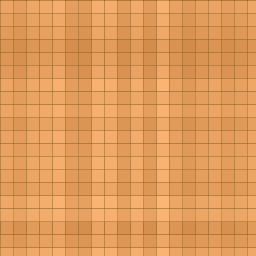
#> input picture dataset/images/raw/bamboo_cane/bamboo_cane_001.png, 256 x 256 px
$ python -i assessment_service.py   (imports and definitions only)   (older library calls are emulated)
#> lines starting #> are read from the running program, lines starting #| are printed output that depends on the picture
#> further down, picture is the input picture: shape (256, 256, 3); mean B, G, R 91.4, 155.1, 224.6
import cv2
import json
import numpy as np
from typing import Tuple
from typing import Dict, Any, List, Optional
from sqlalchemy.orm import Session
from models import Assessment, Artisan, SkillCriteria, Course, Recommendation


# Benchmark master targets for each category (scale 1.0 to 10.0)
DEFAULT_CATEGORY_BENCHMARKS = {
    "Pottery": {
        "Shape Consistency": 8.5,
        "Surface Finish": 8.0,
        "Pattern Consistency": 7.5,
        "Symmetry": 8.5,
        "Detail Quality": 8.0
    },
    "Bamboo and Cane": {
        "Shape Consistency": 8.0,
        "Surface Finish": 7.5,
        "Pattern Consistency": 9.0,
        "Symmetry": 8.0,
        "Detail Quality": 8.5
    },
    "Handloom": {
        "Shape Consistency": 8.5,
        "Surface Finish": 8.5,
        "Pattern Consistency": 9.2,
        "Symmetry": 8.8,
        "Detail Quality": 8.5
    },
    "Wood Carving": {
        "Shape Consistency": 8.2,
        "Surface Finish": 8.0,
        "Pattern Consistency": 8.5,
        "Symmetry": 8.0,
        "Detail Quality": 9.0
    }
}


def analyze_craft_image_cv(img_bgr: np.ndarray) -> Dict[str, Any]:
    """
    Computes computer vision metrics directly from the craft photograph.
    Transparently labels them as optical measurements, separate from expert judgment.
    """
    if img_bgr is None or img_bgr.size == 0:
        return {
            "cv_measured_symmetry": 7.0,
            "cv_measured_smoothness": 7.0,
            "cv_edge_detail_density": 0.25,
            "measurement_notes": "No image processed; baseline estimates applied."
        }

    h, w = img_bgr.shape[:2]
#> h = 256; w = 256
    gray = cv2.cvtColor(img_bgr, cv2.COLOR_BGR2GRAY)
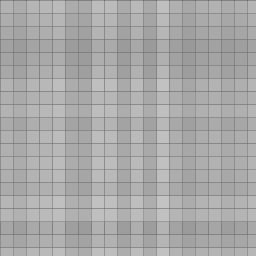
#> gray: shape (256, 256); min 105, max 195, mean 168.4

    # 1. Bilateral Symmetry Index:
    # Compare left half with flipped right half
    mid = w // 2
#> mid = 128
    left_half = gray[:, :mid]
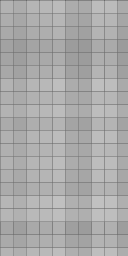
#> left_half: shape (256, 128); min 105, max 193, mean 169.4
    right_half = gray[:, mid:mid * 2] if w % 2 == 0 else gray[:, mid + 1:]
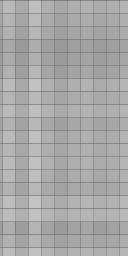
#> right_half: shape (256, 128); min 105, max 195, mean 167.4
    right_flipped = cv2.flip(right_half, 1)
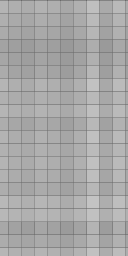
#> right_flipped: shape (256, 128); min 105, max 195, mean 167.4

    min_w = min(left_half.shape[1], right_flipped.shape[1])
#> min_w = 128
    diff = np.abs(left_half[:, :min_w].astype(float) - right_flipped[:, :min_w].astype(float))
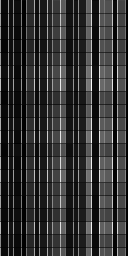
#> diff: shape (256, 128) float64; min 0, max 53, mean 11.2; drawn with min black and max white
    mean_abs_error = np.mean(diff) / 255.0  # 0.0 (perfect mirror) to 1.0 (completely dissimilar)
#> mean_abs_error = 0.0437
    # Map to 1.0 - 10.0 scale
    cv_symmetry_score = round(max(1.0, min(10.0, 10.0 * (1.0 - mean_abs_error * 1.5))), 1)
#> cv_symmetry_score = 9.3

    # 2. Surface Finish / Smoothness Index:
    # Laplacian variance measures sharp texture roughness or micro-defects
    lap = cv2.Laplacian(gray, cv2.CV_64F)
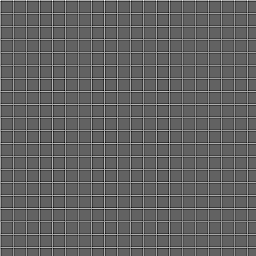
#> lap: shape (256, 256) float64; min -105, max 166, mean 0.3; drawn with min black and max white
    lap_var = float(lap.var())
#> lap_var = 1040.1
    # Extremely noisy/rough gives high variance, smooth burnished clay gives moderate low variance
    # Map to a 1.0 - 10.0 index
    smoothness_index = round(max(2.0, min(9.5, 9.5 - (lap_var / 300.0))), 1)
#> smoothness_index = 6

    # 3. Contour & Edge Detail Density:
    edges = cv2.Canny(gray, 50, 150)
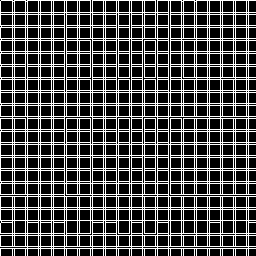
#> edges: shape (256, 256); 27.6% white in thin lines or dots
    edge_density = round(float(np.count_nonzero(edges)) / float(edges.size), 3)
#> edge_density = 0.276

    return {
        "cv_measured_symmetry": cv_symmetry_score,
        "cv_measured_smoothness": smoothness_index,
        "cv_edge_detail_density": edge_density,
        "cv_image_resolution": f"{w}x{h}",
        "measurement_notes": (
            "Algorithmic optical measurements derived from pixel grayscale contrast and "
            "bilateral mirror differences. Used alongside, but distinct from, expert craftsman evaluations."
        )
    }


# [143 lines left out: functions compute_overall_score, generate_strengths_and_gaps, evaluate_artisan_skill_gaps, not called in this run]

>>> import cv2
>>> picture = cv2.imread('../../dataset/images/raw/bamboo_cane/bamboo_cane_001.png')
>>> result = analyze_craft_image_cv(picture)
#> result = 5 items

$ run again, on dataset/images/raw/bamboo_cane/bamboo_cane_002.png
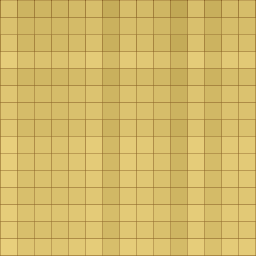
#> input picture dataset/images/raw/bamboo_cane/bamboo_cane_002.png, 256 x 256 px
#> picture is the input picture: shape (256, 256, 3); mean B, G, R 104.8, 186.4, 212.3
#> mean_abs_error = 0.0288
#> cv_symmetry_score = 9.6
#> in analyze_craft_image_cv, `lap = cv2.Laplacian(gray, cv2.CV_64F)`:
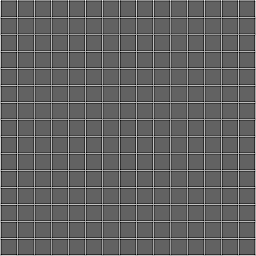
#> lap: shape (256, 256) float64; min -109, max 172, mean 0.7; drawn with min black and max white
#> lap_var = 1362.7
#> smoothness_index = 5
#> in analyze_craft_image_cv, `edges = cv2.Canny(gray, 50, 150)`:
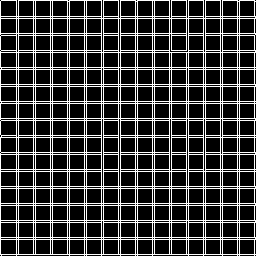
#> edges: shape (256, 256); 21.9% white in thin lines or dots
#> edge_density = 0.219
#> result = 5 items

$ run again, on dataset/images/raw/bamboo_cane/bamboo_cane_003.png
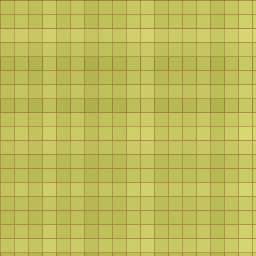
#> input picture dataset/images/raw/bamboo_cane/bamboo_cane_003.png, 256 x 256 px
#> picture is the input picture: shape (256, 256, 3); mean B, G, R 89.1, 188, 190.9
#> mean_abs_error = 0.0406
#> cv_symmetry_score = 9.4
#> in analyze_craft_image_cv, `lap = cv2.Laplacian(gray, cv2.CV_64F)`:
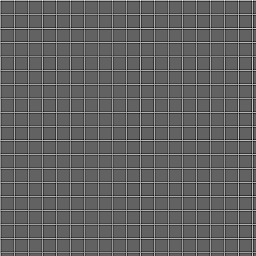
#> lap: shape (256, 256) float64; min -114, max 181, mean 0.3; drawn with min black and max white
#> lap_var = 1248.4
#> smoothness_index = 5.3
#> in analyze_craft_image_cv, `edges = cv2.Canny(gray, 50, 150)`:
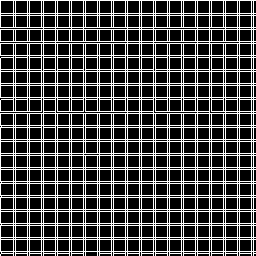
#> edges: shape (256, 256); 26.6% white in thin lines or dots
#> edge_density = 0.266
#> result = 5 items

$ run again, on dataset/images/raw/bamboo_cane/bamboo_cane_004.png
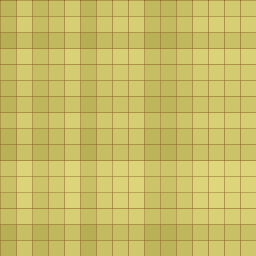
#> input picture dataset/images/raw/bamboo_cane/bamboo_cane_004.png, 256 x 256 px
#> picture is the input picture: shape (256, 256, 3); mean B, G, R 102, 189.2, 201
#> mean_abs_error = 0.0482
#> cv_symmetry_score = 9.3
#> lap_var = 1262
#> smoothness_index = 5.3
#> in analyze_craft_image_cv, `edges = cv2.Canny(gray, 50, 150)`:
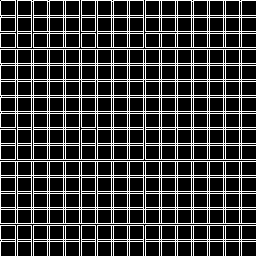
#> edges: shape (256, 256); 22.5% white in thin lines or dots
#> edge_density = 0.225
#> result = 5 items
